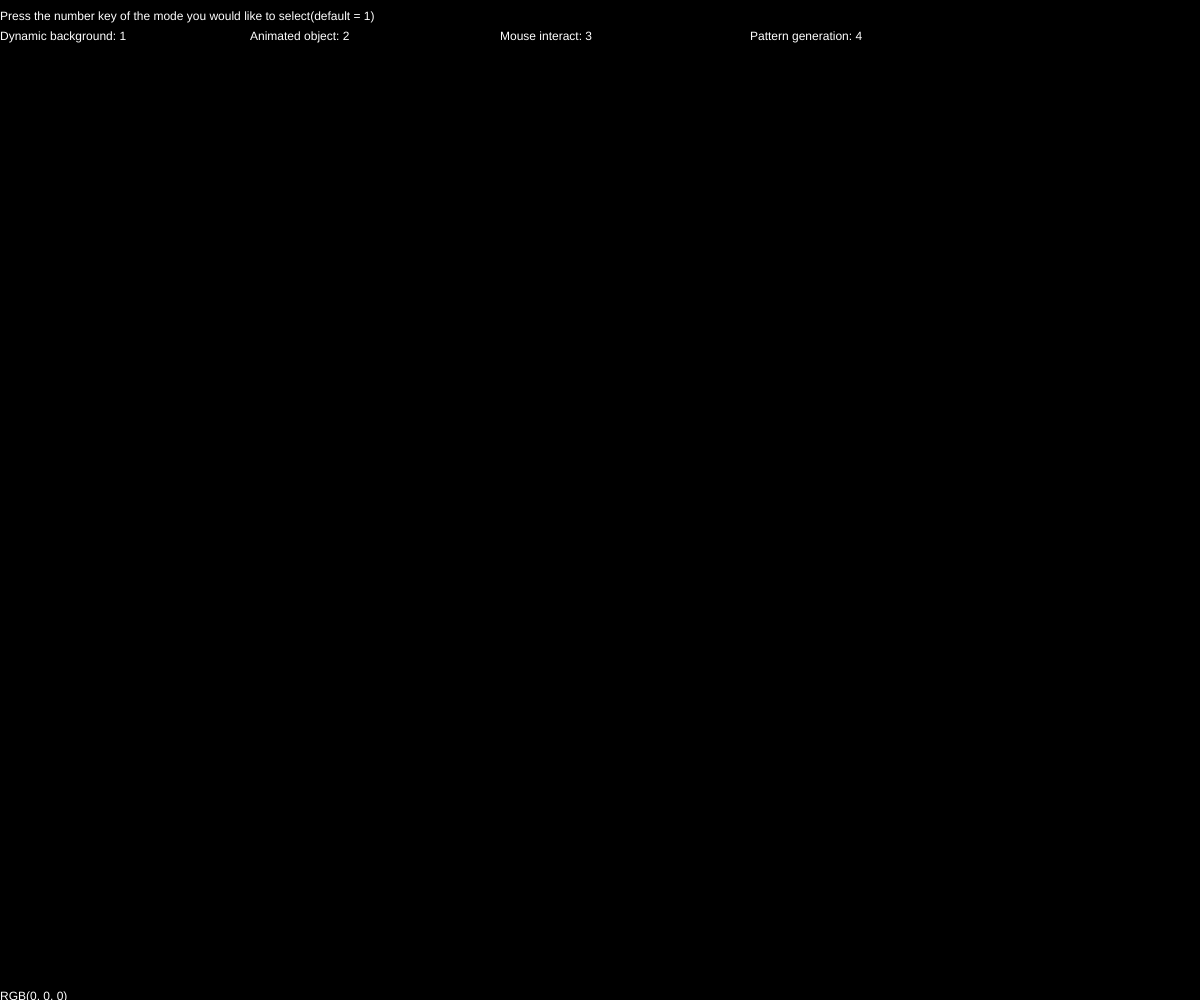
Frame 1 (no input)
Frame 60 (no input): identical to frame 1, image omitted
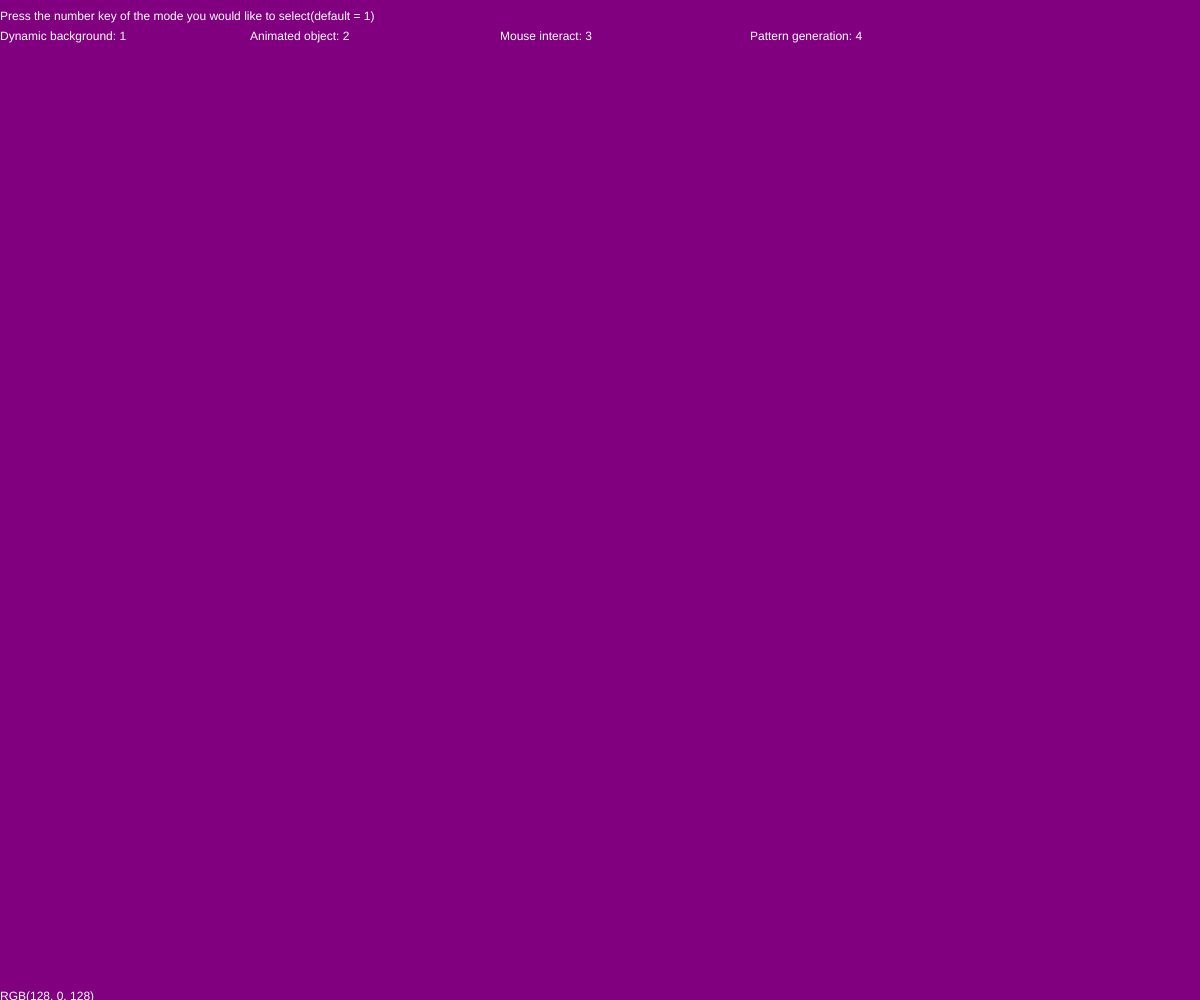
Frame 120 (the mouse pressed at the canvas centre since frame 60)

The p5.js sketch that drew these frames (run headless with seeded random() and noise() and a simulated clock; from frame 60 on, the mouse is pressed at the canvas centre):

// p5.js sketch
// ── sketch.js

/**
 * An enum for assignment of modes in a manner that is self-documenting
 */
const MODES = {
  DYNAMIC_BACKGROUND: 1,
  ANIMATED_OBJECT: 2,
  MOUSE_INTERACT: 3,
  PATTERN_GENERATION: 4
};

/**
 * The background color for the canvas
 */
let backgroundColor = [255, 255, 255];

/**
 * The current mode for the program
 */
let mode = MODES.DYNAMIC_BACKGROUND;

/**
 * Creates the canvas for the program
 */
function setup() {
  createCanvas(windowWidth, windowHeight);
}

/**
 * Renders the current background and any objects that must be drawn to screen
 */
function draw() {
  background(backgroundColor);


  // Render this in draw so it doesn't get wiped when they stop moving their mouse
  if (mode == MODES.DYNAMIC_BACKGROUND) {
    printBackgroundColor();
  }

  // Display instructions last so that nothing will draw over the instructions
  displayInstructions();
}

/**
 * Triggers when the window is resized, resizes the canvas in accordance
 */
function windowResized() { resizeCanvas(windowWidth, windowHeight); }

/**
 * Handles any action that needs to result from a mouse movement
 */
function mouseMoved() {
  if (mode == MODES.DYNAMIC_BACKGROUND) {
    dynamicBackground();
  }
}

/**
 * Displays the instructions for changing modes
 */
function displayInstructions() {
  // Check to see if the background is currently white and changes the text color to black if it is or white if it isn't
  // Thanks to https://www.geeksforgeeks.org/javascript/how-to-compare-two-arrays-in-javascript/ for providing a quick way to compare arrays
  if (JSON.stringify(backgroundColor) == JSON.stringify([255,255,255])) {
    fill(0, 0, 0);
  } else {
    fill(255, 255, 255);
  }

  text("Press the number key of the mode you would like to select(default = 1)", 0, 20);
  
  // Iterate through every mode and print an instruction based on the MODES enum
  for ([key, value] of Object.entries(MODES)) {
    // Get the raw instruction and the value associated with it, this will also serve as the key to change to that mode
    let instruction = `${key}: ${value}`;

    // Reformat instruction to be properly capitilized and not all caps and replace underscores with spaces
    instruction = instruction.charAt(0).toUpperCase() + instruction.substring(1, instruction.length).toLowerCase().replace("_", " ");

    // Print out the instruction
    text(instruction, (value-1)*250, 40);
  }
  
}

/**
 * Recalculates the new backgroundColor based on the mouse's position and window dimensions
 */
function dynamicBackground() {
  // Scales a value between [0, 1]  to a value between [0, 255]
  const scaleToColor = (pos) => Math.round(pos * 255);

  // We'll use mouseX and mouseY for red and blue respectively
  const relativeXPos = mouseX / windowWidth;
  const relativeYPos = mouseY / windowHeight;

  // Set the color of the background using the relative mouse positions and scale it to [0, 255]
  backgroundColor = [relativeXPos, 0, relativeYPos].map(scaleToColor);
}

/**
 * Prints the current background color to the canvas
 */
function printBackgroundColor() {
    const textOut =`RGB(${backgroundColor[0]}, ${backgroundColor[1]}, ${backgroundColor[2]})`;
    fill(255)
    text(textOut, 0, windowHeight);
}
// ── animatedObject.js
/**
 * Stores all the attributes related to the circle
 */
const Circle = {
  x: 0,
  y: 0,
  diameter: 20,
  xSpeed: 1,
  ySpeed: 1,
  color: [255, 255, 255]
}

/**
 * Moves the circle based on its x and y speed
 */
function moveCircle() {
  Circle.x += Circle.xSpeed;
  Circle.y += Circle.ySpeed;
}

/**
 * Updates the animated circle and redraws it
 */
function updateAnimatedCircle() {
  moveCircle();

  // Check to see if it hits a wall and randomize the color if it did
  if (Circle.x >= width || Circle.x <= 0) {
    Circle.color = getRandomColor();
    Circle.xSpeed *= -1
  }

  if (Circle.y >= height || Circle.y <= 0) {
    Circle.color = getRandomColor();
    Circle.ySpeed *= -1;
  }

  // Draw the circle
  fill(Circle.color);
  stroke(0, 0, 0);
  strokeWeight(1);
  circle(Circle.x, Circle.y, Circle.diameter);
}
// ── drawMode.js
/**
 * An enum for assignment of drawing modes for MOUSE_INTERACT mode
 */
const DRAWMODES = {
  SQUARE: "Q",  // Draw squares where you click
  CIRCLE: "W",  // Draw cricles where you click
  PENCIL: "E",  // Draw tiny rectangles the size of a pixel where you click
  ERASER: "R"   // Draw small circles with color that matches the background where you click
}

/**
 * Current draw mode for the program, identifies what will be drawn on mouse down when in draw mode
 */
let currentDrawMode = DRAWMODES.SQUARE;

/**
 * The current drawSize for all drawings, affects shape size and stroke size (pencil & eraser)
 */
let drawSize = 20;

/**
 * Draws whatever object the mode is currently set to draw
 */
function drawMode() {
  stroke(0, 0, 0);
  strokeWeight(0);

  // Draw the shape for whatever draw mode we are in
  switch (currentDrawMode) {
    case DRAWMODES.SQUARE:
      fill(getRandomColor());
      square(mouseX, mouseY, drawSize);
      break;
    case DRAWMODES.CIRCLE:
      fill(getRandomColor());
      circle(mouseX, mouseY, drawSize);
      break;
    case DRAWMODES.PENCIL:
      fill(0, 0, 0);
      square(mouseX, mouseY, drawSize);
      break;
    case DRAWMODES.ERASER:
      fill(backgroundColor);
      circle(mouseX, mouseY, drawSize);
      break;
  }
}

/**
 * Displays instructions for draw mode
 */
function printDrawModeInstructions() {
  let position = 0;

  // Make the text contrast the background
  if (JSON.stringify(backgroundColor) == JSON.stringify([255,255,255])) {
    fill(0, 0, 0);
  } else {
    fill(255, 255, 255);
  }

  // Show the instructions for draw mode in the bottom left
  for ([key, value] of Object.entries(DRAWMODES)){
    let instruction = `${key}: ${value}`;

    // Grab the capitilized first character, grab the other characters in lowercase, then grab the last character in its capital form
    instruction = instruction.charAt(0) + instruction.substring(1, instruction.length-1).toLowerCase() + instruction.charAt(instruction.length - 1);

    text(instruction, position * 75, windowHeight);
    position++;
  }

  // Give an instruction outside the enum for how to clear the canvas
  text("Clear: 3", position * 75, windowHeight);
}
// ── dynamicBackground.js
/**
 * @author Violet French
 * @see https://github.com/Pirategirl9000/Lab1_ComputerGraphics_P5Basics
 * @date 1-30-2026
 * @summary Contains functions used for the dynamicBackground mode of the program
 */

/**
 * Recalculates the new backgroundColor based on the mouse's position and window dimensions
 */
function dynamicBackground() {
  // Scales a value between [0, 1] to a value between [0, 255]
  const scaleToColor = (pos) => Math.round(pos * 255);

  // We'll use mouseX and mouseY for red and blue respectively
  const relativeXPos = mouseX / windowWidth;
  const relativeYPos = mouseY / windowHeight;

  // Set the color of the background using the relative mouse positions and scale it to [0, 255]
  backgroundColor = [relativeXPos, 0, relativeYPos].map(scaleToColor);
}

/**
 * Prints the current background color to the canvas
 */
function printBackgroundColor() {
    // Draw a black box so we can see the instructions no matter what random colors are picked
    fill(0, 0, 0);
    rect(0, windowHeight-20, width, 20);

    fill(255, 255, 255);

    const textOut =`RGB(${backgroundColor[0]}, ${backgroundColor[1]}, ${backgroundColor[2]})`;
    fill(255)
    text(textOut, 0, windowHeight);
}
// ── eventHandlers.js
/**
 * Triggers when the window is resized, resizes the canvas in accordance
 */
function windowResized() {
  // We don't resize when in ANIMATED_OBJECT because then the ball gets stuck off screen
  // We don't resize when in DRAW_MODE because this clears the canvas and all the instructions
  if (mode == MODES.ANIMATED_OBJECT || mode == MODES.DRAW_MODE) {return};
  resizeCanvas(windowWidth, windowHeight); 
}

/**
 * Handles any action that needs to result from a mouse movement
 */
function mouseMoved() {
  if (mode == MODES.DYNAMIC_BACKGROUND) {
    dynamicBackground();
  }
}
// ── patternGeneration.js
const PATTERNMODES = {
    SQUARES: "Q",
    CIRCLES: "W",
}

const shapeSize = 20;

let currentPatternMode = PATTERNMODES.SQUARES;

function patternMode() {
    switch(currentPatternMode) {
        case PATTERNMODES.SQUARES:
            drawSquarePattern();
            break;
        case PATTERNMODES.CIRCLES:
            drawCirclePattern();
            break;
    }
}

function drawSquarePattern() {
    stroke(0, 0, 0);
    strokeWeight(1);

    // Each time you switch to this mode we give it a new pattern
    const colorOne = getRandomColor();
    const colorTwo = getRandomColor();

    // Draw left to right
    for (let i = 0; i < height; i += shapeSize) {
        for (let j = 0; j < width; j += shapeSize) {
            fill(colorOne);
            square(j, i, shapeSize);
            j += shapeSize;
            fill(colorTwo);
            square(j, i, shapeSize);
        }
    }
}

function drawCirclePattern() {
    stroke(0, 0, 0);
    strokeWeight(1);

    // Each time you switch to this mode we give it a new pattern
    const colorOne = getRandomColor();
    const colorTwo = getRandomColor();

    // Draw left to right
    for (let i = shapeSize / 2; i < height; i += shapeSize) {
        for (let j = 0; j < width; j += shapeSize) {
            fill(colorOne);
            circle(j, i, shapeSize);
            j += shapeSize;
            fill(colorTwo);
            circle(j, i, shapeSize);
        }
    }
}
